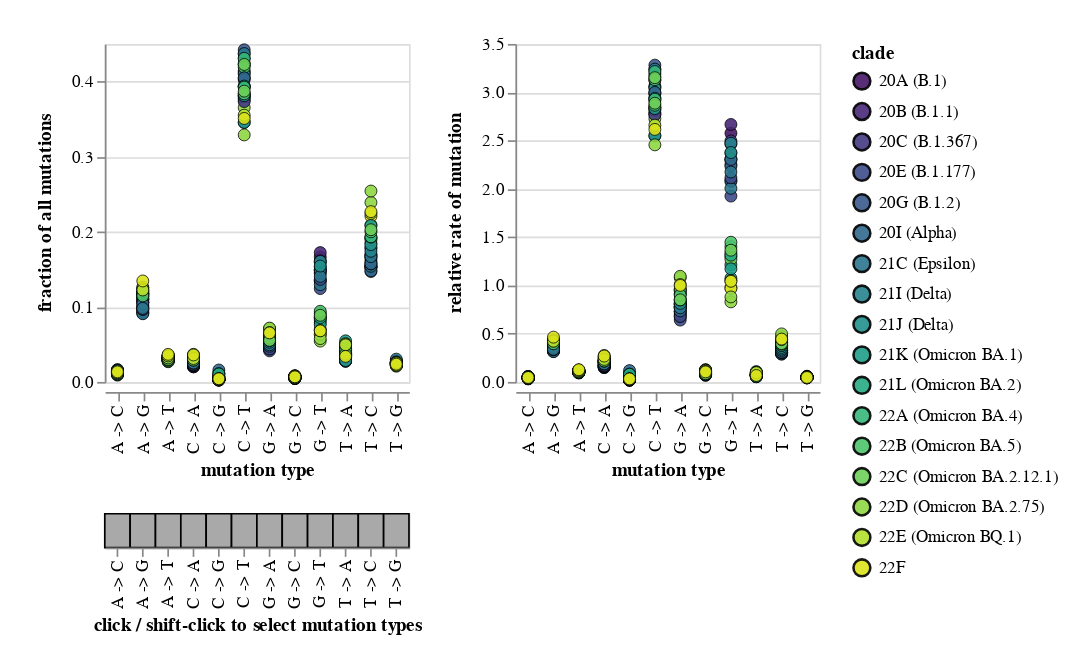

Here is the notebook cell this chart was saved with:
### Markdown cell above
Plot the rates. The chart below is interactive, and you can click to select mutation types, clades, etc:

### Code cell
melted_df = (
    mut_type_count_frac_rate.assign(
        mut_type=lambda x: x["mut_type"].str.replace("to", " -> ")
    )
    .melt(
        id_vars=["clade", "mut_type", "exclude_top_mutations", "count"],
        value_vars=["fraction", "rate"],
    )
    .assign(
        variable=lambda x: x["variable"].map(
            {
                "fraction": "fraction of all mutations",
                "rate": "relative rate of mutation",
            }
        ),
        clade=lambda x: x["clade"].map(lambda c:
            f"{c} ({clade_synonyms[c]})" if c in clade_synonyms else c
        ),
    )
)

mut_type_selection = alt.selection_multi(fields=["mut_type"])

mut_type_selection_bar = (
    alt.Chart(melted_df[["mut_type"]].drop_duplicates())
    .encode(
        x=alt.X("mut_type", title="click / shift-click to select mutation types"),
        color=alt.condition(
            mut_type_selection, alt.value("darkgray"), alt.value("white")
        ),
    )
    .mark_rect(stroke="black")
    .add_selection(mut_type_selection)
    .properties(width=alt.Step(15))
)

frac_rate_chart_base = (
    alt.Chart(melted_df)
    .encode(
        x=alt.X("mut_type", title="mutation type"),
        y=alt.Y("value", title=None),
        color=alt.Color("clade", scale=alt.Scale(scheme="viridis")),
        strokeWidth=alt.condition(clade_selection, alt.value(0.5), alt.value(0)),
        opacity=alt.condition(clade_selection, alt.value(0.9), alt.value(0.2)),
        size=alt.condition(clade_selection, alt.value(50), alt.value(40)),
        column=alt.Column(
            "variable",
            title=None,
            header=alt.Header(
                labelOrient="left", labelFontSize=11, labelFontStyle="bold"
            ),
        ),
        tooltip=[
            alt.Tooltip(c, format=".3g") if melted_df[c].dtype == float else c
            for c in melted_df.columns.tolist()
        ],
    )
    .mark_point(filled=True, stroke="black")
    .add_selection(clade_selection, mut_type_selection)
    .transform_filter(mut_type_selection)
    .resolve_scale(y="independent")
    .properties(width=alt.Step(15), height=200)
)

frac_rate_chart = (
    (frac_rate_chart_base & mut_type_selection_bar)
    .configure_axis(grid=False)
    .configure_legend(columns=2)
    .configure(padding=20)
)

print(f"Saving to {rates_plot}")
frac_rate_chart.save(rates_plot)

frac_rate_chart

### Figure 1 — Vega-Lite specification as saved in the notebook (floating-point values rounded to 4 significant figures; data arrays with more than 128 entries replaced by an {"elided": "..."} marker saying what was removed)
{"config": {"view": {"continuousWidth": 400, "continuousHeight": 300}, "padding": 20}, "vconcat": [{"data": {"name": "data-30519429be8663701a7dfc56e1244077"}, "mark": {"type": "point", "filled": true, "stroke": "black"}, "encoding": {"color": {"field": "clade", "scale": {"scheme": "viridis"}, "type": "nominal"}, "column": {"field": "variable", "header": {"labelFontSize": 11, "labelFontStyle": "bold", "labelOrient": "left"}, "title": null, "type": "nominal"}, "opacity": {"condition": {"value": 0.9, "selection": "selector012"}, "value": 0.2}, "size": {"condition": {"value": 50, "selection": "selector012"}, "value": 40}, "strokeWidth": {"condition": {"value": 0.5, "selection": "selector012"}, "value": 0}, "tooltip": [{"field": "clade", "type": "nominal"}, {"field": "mut_type", "type": "nominal"}, {"field": "exclude_top_mutations", "type": "nominal"}, {"field": "count", "type": "quantitative"}, {"field": "variable", "type": "nominal"}, {"field": "value", "format": ".3g", "type": "quantitative"}], "x": {"field": "mut_type", "title": "mutation type", "type": "nominal"}, "y": {"field": "value", "title": null, "type": "quantitative"}}, "height": 200, "resolve": {"scale": {"y": "independent"}}, "selection": {"selector012": {"type": "multi", "fields": ["clade"], "bind": "legend"}, "selector014": {"type": "multi", "fields": ["mut_type"]}}, "transform": [{"filter": {"selection": "selector014"}}], "width": {"step": 15}}, {"data": {"name": "data-1d6e384bec94866fabfddda6f375f967"}, "mark": {"type": "rect", "stroke": "black"}, "encoding": {"color": {"condition": {"value": "darkgray", "selection": "selector014"}, "value": "white"}, "x": {"field": "mut_type", "title": "click / shift-click to select mutation types", "type": "nominal"}}, "selection": {"selector014": {"type": "multi", "fields": ["mut_type"]}}, "width": {"step": 15}}], "$schema": "https://vega.github.io/schema/vega-lite/v4.17.0.json", "datasets": {"data-30519429be8663701a7dfc56e1244077": {"elided": "816 records"}, "data-1d6e384bec94866fabfddda6f375f967": [{"mut_type": "A -> C"}, {"mut_type": "A -> G"}, {"mut_type": "A -> T"}, {"mut_type": "C -> A"}, {"mut_type": "C -> G"}, {"mut_type": "C -> T"}, {"mut_type": "G -> A"}, {"mut_type": "G -> C"}, {"mut_type": "G -> T"}, {"mut_type": "T -> A"}, {"mut_type": "T -> C"}, {"mut_type": "T -> G"}]}}
